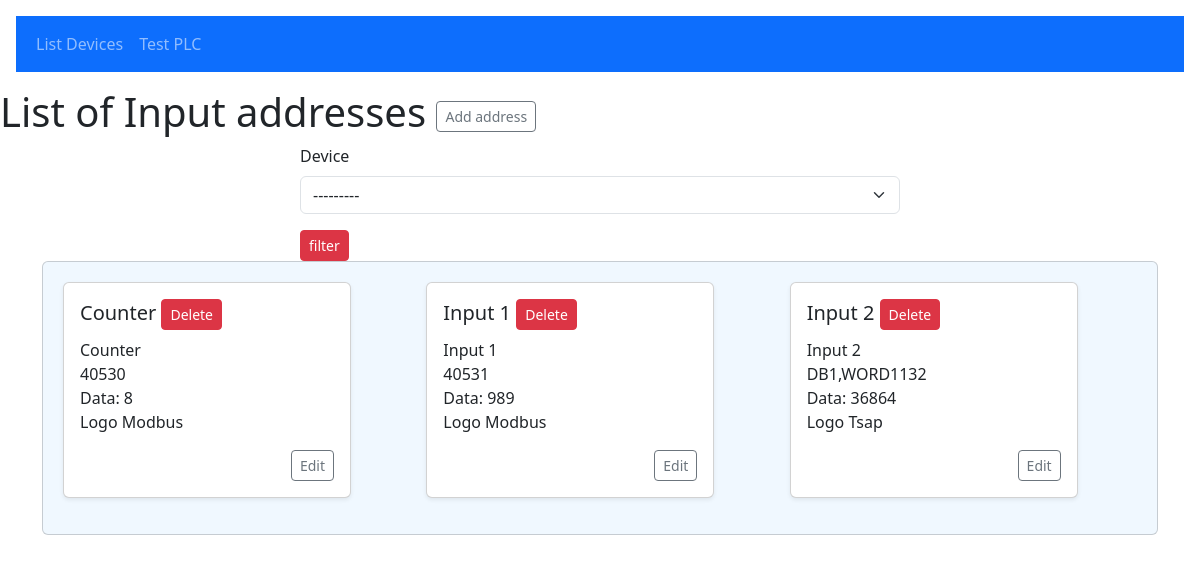
/list/inputs/addresses/ (signed in), run on an earlier commit of the app's database.
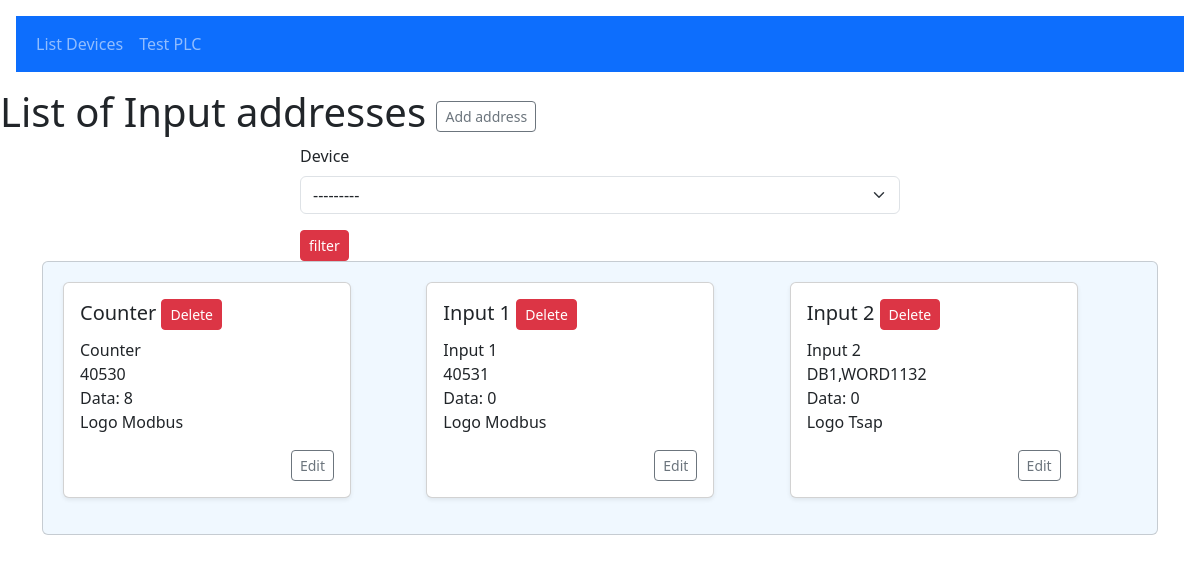
And on a later commit of the database.
### iiot/models.py (models this page shows, shortened)
class InputAddresses(models.Model):
    address_id = models.UUIDField(primary_key=True, default=uuid.uuid4)
    variable_name = models.CharField(max_length=24)
    address = models.CharField(max_length=24)
    data = models.CharField(max_length=24, default='')
    device = models.ForeignKey(InputDevices, on_delete=models.CASCADE)

class InputDevices(models.Model):
    device_id = models.UUIDField(
        primary_key=True, default=uuid.uuid4, unique=True)
    device_name = models.CharField(max_length=24)
    ip_address = models.GenericIPAddressField(max_length=24)
    port = models.IntegerField()
    rack = models.IntegerField(default=1)
    slot = models.IntegerField(default=1)
    device_protocol = models.CharField(
        max_length=10, choices=plc_protocols, default="S7Tsap")
    def __str__(self):
        return self.device_name

### iiot/views.py (the view)
@login_required
def listInputAddresses(request):
    inputAddresses = InputAddresses.objects.all()
    inputAddressFilter = InputAddressFilter(
        request.GET, queryset=inputAddresses)
    context = {
        'inputAddressFilter': inputAddressFilter
    }
    return render(request, "iiot/listInputAddresses.html", context)

### iiot/templates/iiot/listInputAddresses.html
{% extends 'base/base.html' %}
{% load crispy_forms_tags %}
{% block 'body' %}
    <h1>List of Input addresses
        <a href="{% url 'RegInputAddress'%}" type="button" class="btn btn-sm btn-outline-secondary">Add address</a>
    </h1>
    <div class="col-lg-6 col-md-8 mx-auto">
        <form method="get">
            {{inputAddressFilter.form|crispy}}
            <button class="btn btn-sm btn-danger" type="submit">filter</button>
        </form>
    </div>
    <div class="container">
        <div class="card overflow-auto" style="background-color: #f0f8ff; padding: 20px;">
            <div class="row row-cols-1 row-cols-sm-2 row-cols-md-3 g-3">
            {% for adr in inputAddressFilter.qs %}
            <div class="col">
                {% include "components/listing_InputAddresses.html" %}
            </div>
            {% endfor %}
        </div>
        </div>
    </div>
{% endblock %}

### iiot/templates/components/listing_InputAddresses.html
<div class="card shadow-sm mb-3" style="max-width: 18rem;">
    <div class="card-body">
        <h5 class="card-title">{{adr.variable_name}}
            <a href="{% url 'RemoveInputAddress'  address_id=adr.address_id %}" type="button" class="btn btn-sm btn-danger">Delete</a>
        </h5>
        <ul class="list-unstyled mb-3">
            <li>{{adr.variable_name}}</li>
            <li>{{adr.address}}</li>
            <li>Data: {{adr.data}}</li>
            <li>{{adr.device}}</li>
        </ul>
        <div class="d-flex justify-content-end">
            <a href="{% url 'EditAddress' address_id=adr.address_id %}" type="button" class="btn btn-sm btn-outline-secondary">Edit</a>
        </div>
    </div>
</div>

What changed in the data, as far as the page shows it:
changed InputAddresses "Input 1": data "989" → "0"
changed InputAddresses "Input 2": data "36864" → "0"
